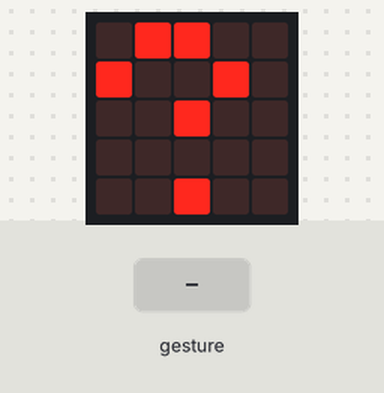
Recording of a program running on a simulated BBC micro:bit (MakeCode). On the bench: the board's 5×5 LED display. The test bench sets the inputs (shaded band). Random numbers come from a fixed seed; a tilt is held for 1.5 s and a shake lasts 1 s, then the board lies face up again.

Above: at 1.6 s.
1.7 s: gesture 'shake'
At 2.7 s:
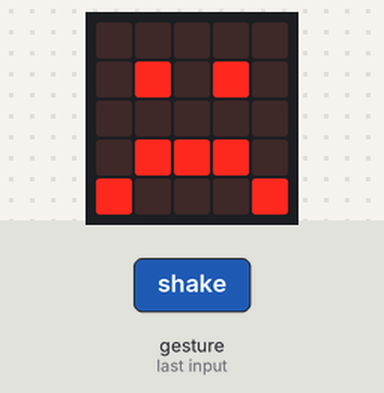
Timing chart, 0 to 4.7 s (numbered marks = the images above; inputs shaded):
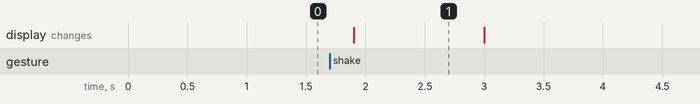

The program:

main.ts
```typescript
input.onGesture(Gesture.Shake, function () {
    if (Math.randomBoolean()) {
        basic.showIcon(IconNames.Happy)
    } else {
        basic.showIcon(IconNames.Sad)
    }
    basic.pause(500)
    basic.showLeds(`
        . # # . .
        # . . # .
        . . # . .
        . . . . .
        . . # . .
        `)
})
basic.showLeds(`
    . # # . .
    # . . # .
    . . # . .
    . . . . .
    . . # . .
    `)
basic.forever(function () {

})
```

test.ts
```typescript
// Tady jsou testy. Při použití tohoto balíčku jako rozšíření nebude zkompilováno.
```

Measured:
- after the input at 1.7 s, the display: changes after 0.20 s (image 1)
- what the display in image 1 shows lasts 1.1 s, from 1.9 s to 3.0 s
